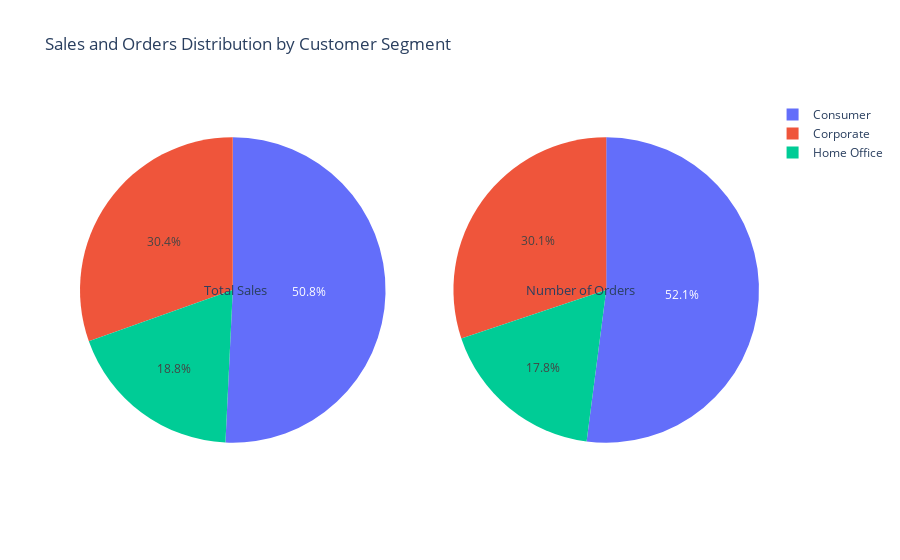

Source (notebook cell):
### Markdown cell above
## 4. Customer Segment Analysis

### Code cell
# Sales by Customer Segment
segment_sales = df.groupby('Segment')['Sales'].agg(['sum', 'count']).reset_index()
segment_sales.columns = ['Segment', 'Total Sales', 'Number of Orders']

# Create two subplots
fig = make_subplots(rows=1, cols=2, specs=[[{"type": "pie"}, {"type": "pie"}]])

fig.add_trace(
    go.Pie(labels=segment_sales['Segment'], values=segment_sales['Total Sales'],
           name="Total Sales"),
    row=1, col=1
)

fig.add_trace(
    go.Pie(labels=segment_sales['Segment'], values=segment_sales['Number of Orders'],
           name="Number of Orders"),
    row=1, col=2
)

fig.update_layout(
    title='Sales and Orders Distribution by Customer Segment',
    annotations=[
        dict(text="Total Sales", x=0.18, y=0.5, showarrow=False, font_size=13),
        dict(text="Number of Orders", x=0.82, y=0.5, showarrow=False, font_size=13)
    ]
)

fig.show()

### Figure 1 — Plotly figure (JSON) as saved in the notebook; plotly's stock layout.template omitted (floating-point values rounded to 4 significant figures)
{"data": [{"domain": {"x": [0, 0.45], "y": [0, 1]}, "labels": ["Consumer", "Corporate", "Home Office"], "name": "Total Sales", "type": "pie", "values": [1148000.0, 688500.0, 425000.0]}, {"domain": {"x": [0.55, 1], "y": [0, 1]}, "labels": ["Consumer", "Corporate", "Home Office"], "name": "Number of Orders", "type": "pie", "values": [5101, 2953, 1746]}], "layout": {"annotations": [{"font": {"size": 13}, "showarrow": false, "text": "Total Sales", "x": 0.18, "y": 0.5}, {"font": {"size": 13}, "showarrow": false, "text": "Number of Orders", "x": 0.82, "y": 0.5}], "title": {"text": "Sales and Orders Distribution by Customer Segment"}}}
